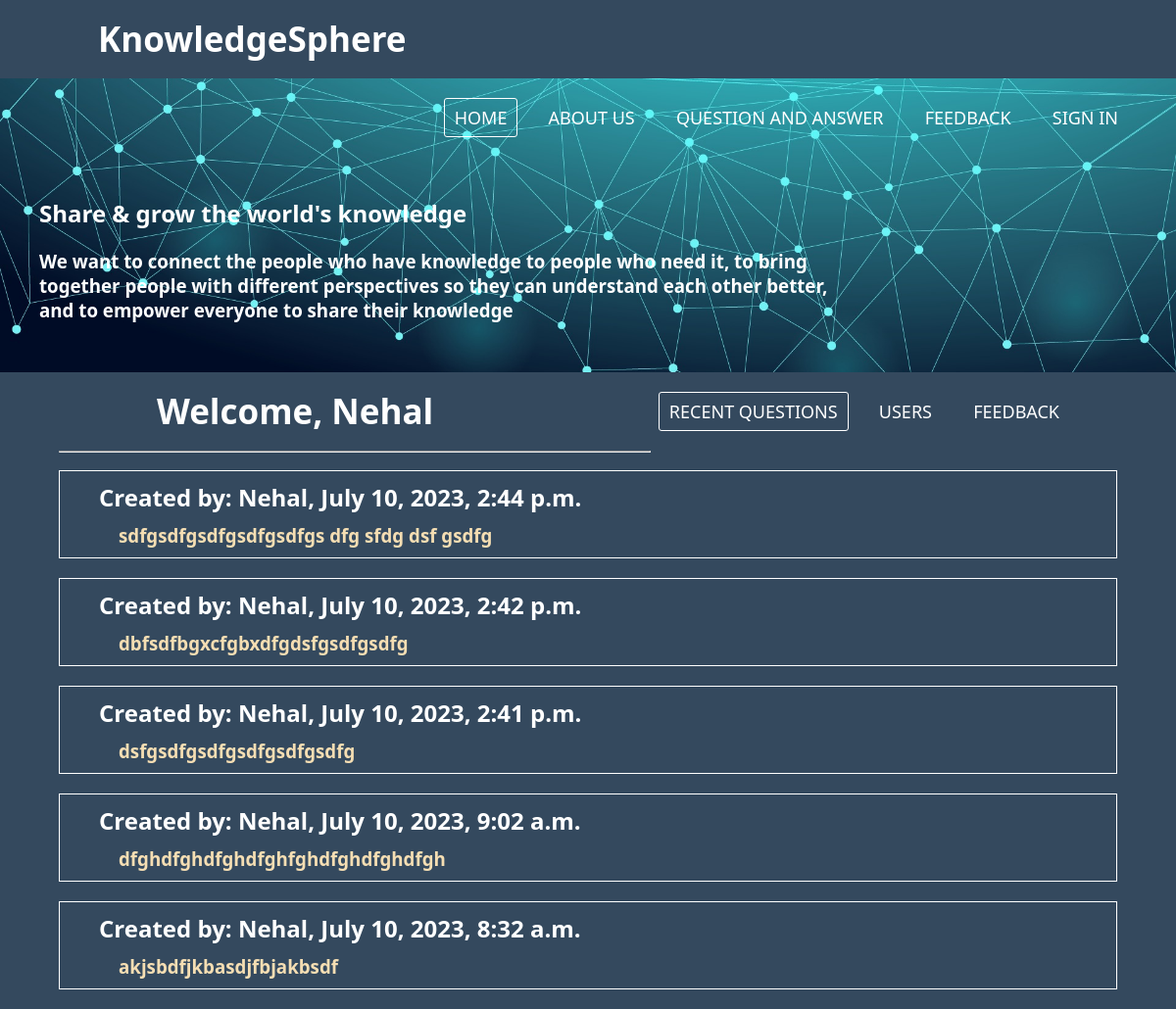
The page / (signed in) on the database as committed earlier.
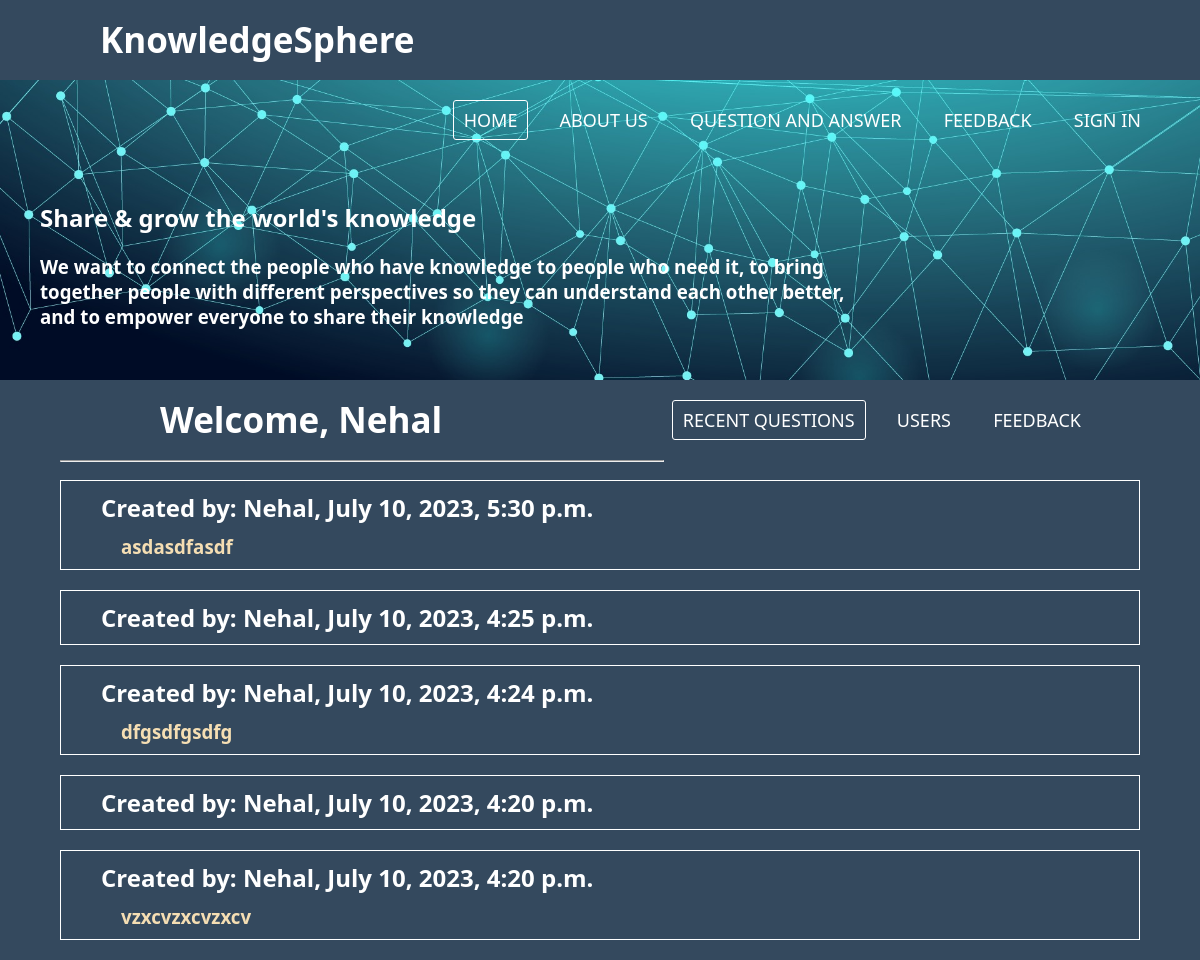
The same page on the database as committed later.
### soloapp/models.py (models this page shows)
class Question(models.Model):
    message_text = models.TextField()
    desc = models.TextField()
    user = models.ForeignKey(User, related_name='messages', on_delete = models.CASCADE)
    created_at = models.DateTimeField(auto_now_add=True)
    updated_at = models.DateTimeField(auto_now=True)

class User(models.Model):
    username = models.CharField(max_length=255)
    email = models.CharField(max_length=255)
    password = models.CharField(max_length=255)
    created_at = models.DateTimeField(auto_now_add=True)
    updated_at = models.DateTimeField(auto_now=True)
    objects = UserManager()

### soloapp/views.py (the view)
# urls.py: path('', views.index),
def index(request):
    orderedQuestion = Question.objects.order_by('-created_at')
    listOfQuestion = []
    index = 0
    while index < len(orderedQuestion) and index < 5 :
        listOfQuestion.append(orderedQuestion[index])
        index = index + 1
    content ={
        'questions' : listOfQuestion,
        'user' : User.objects.get(id=request.session['user']),
        'comments' : Comment.objects.all(),
    }
    return render(request, 'index.html', content )

### soloapp/templates/index.html (shortened to what this page needs)
<!DOCTYPE html>
<html lang="en">
<head>
    {% load static %}
    <link rel="stylesheet" href="{% static 'css/index.css' %}">
    <link rel="stylesheet" href="https://cdnjs.cloudflare.com/ajax/libs/font-awesome/4.7.0/css/font-awesome.min.css">
</head>
<body>
    <main>
        <nav>
            <label class="logo">KnowledgeSphere</label>
            <ul>
                <li><a href="/" class="active">Home</a></li>
                <li><a href="/displayAboutUs">About us</a></li>
                <li><a href="displayAllQuestion">Question and Answer</a></li>
                <li><a href="#">Feedback</a></li>
                <li><a href="#">Sign in</a></li>
            </ul>
        </nav>
        <section>
            <header>
                <div>
                    <h1>Share & grow the world's knowledge</h1>
                    <h3>We want to connect the people who have knowledge to people who need it, to bring</h3>
                    <h3>together people with different perspectives so they can understand each other better,
                    </h3>
                    <h3>and to empower everyone to share their knowledge </h3>
                </div>
            </header>
        </section>
        <div class="container">
            <div class="content">
                <nav>
                    <label class="logo">Welcome, {{user.username}}</label>
                    <ul>
                        <li><a href="/" class="active">Recent Questions</a></li>
                        <li><a href="#">Users</a></li>
                        <li><a href="#">Feedback</a></li>
                    </ul>
                    <hr>
                </nav>
                {% for question in questions%}
                <div class="question">
                    <ul class="listQuestion">
                        <h2>Created by: {{question.user.username}}, {{question.created_at}}</h2>
                        <a href="#">
                            <h3>{{question.message_text}}</h3>
                        </a>
                    </ul>
                </div>
                {% endfor %}
            </div>
        </div>
    </main>
</body>
</html>

Rows that differ between the two databases and show on the page:
no longer on this page (row unchanged): Question: user.username "Nehal", created_at "July 10, 2023, 2:44 p.m.", message_text "sdfgsdfgsdfgsdfgsdfgs dfg sfdg dsf gsdfg"
no longer on this page (row unchanged): Question: user.username "Nehal", created_at "July 10, 2023, 2:42 p.m.", message_text "dbfsdfbgxcfgbxdfgdsfgsdfgsdfg"
no longer on this page (row unchanged): Question: user.username "Nehal", created_at "July 10, 2023, 2:41 p.m.", message_text "dsfgsdfgsdfgsdfgsdfgsdfg"
no longer on this page (row unchanged): Question: user.username "Nehal", created_at "July 10, 2023, 9:02 a.m.", message_text "dfghdfghdfghdfghfghdfghdfghdfgh"
no longer on this page (row unchanged): Question: user.username "Nehal", created_at "July 10, 2023, 8:32 a.m.", message_text "akjsbdfjkbasdjfbjakbsdf"
added Question: user.username "Nehal", created_at "July 10, 2023, 5:30 p.m.", message_text "asdasdfasdf"
added Question: user.username "Nehal", created_at "July 10, 2023, 4:25 p.m."
added Question: user.username "Nehal", created_at "July 10, 2023, 4:24 p.m.", message_text "dfgsdfgsdfg"
added Question: user.username "Nehal", created_at "July 10, 2023, 4:20 p.m."
added Question: user.username "Nehal", created_at "July 10, 2023, 4:20 p.m.", message_text "vzxcvzxcvzxcv"
